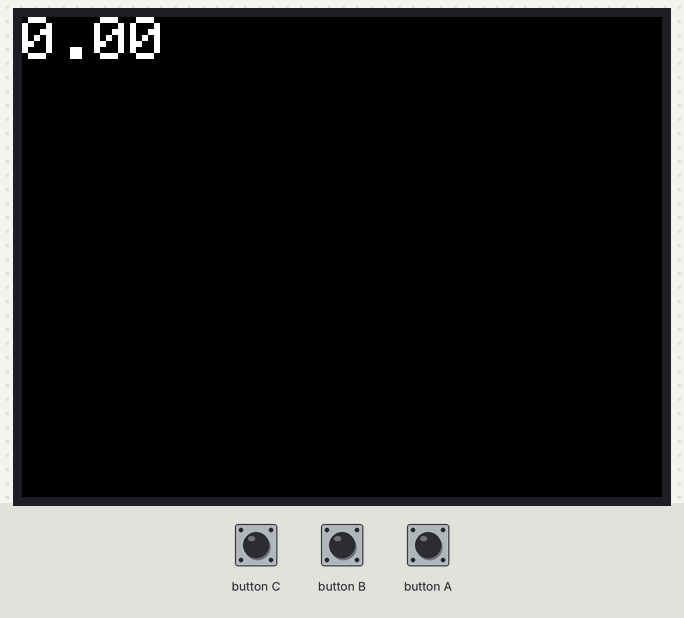
Bench run of a sketch on a simulated ESP32. On the bench: 320×240 colour display. The inputs (shaded band) are chosen by the test bench.

Above: at 1.3 s.
1.4 s: button C pressed for 0.15 s
At 1.56 s:
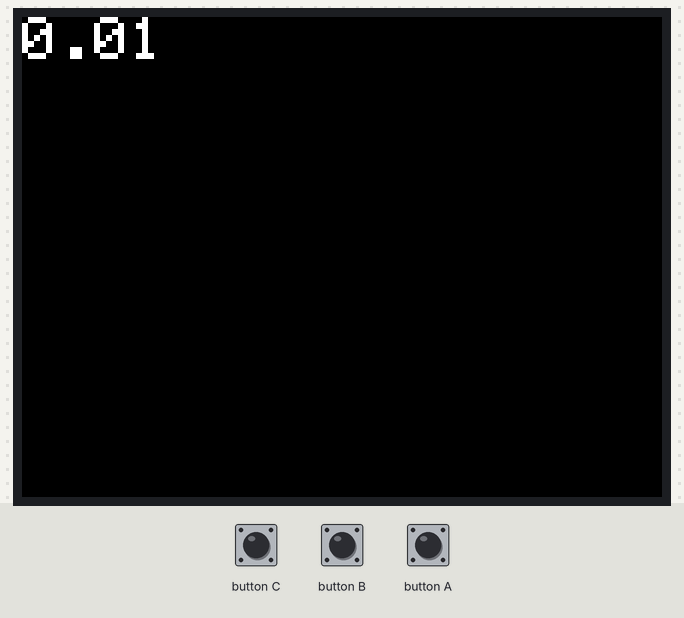
3.5 s: button C pressed for 1 s
At 4.4 s:
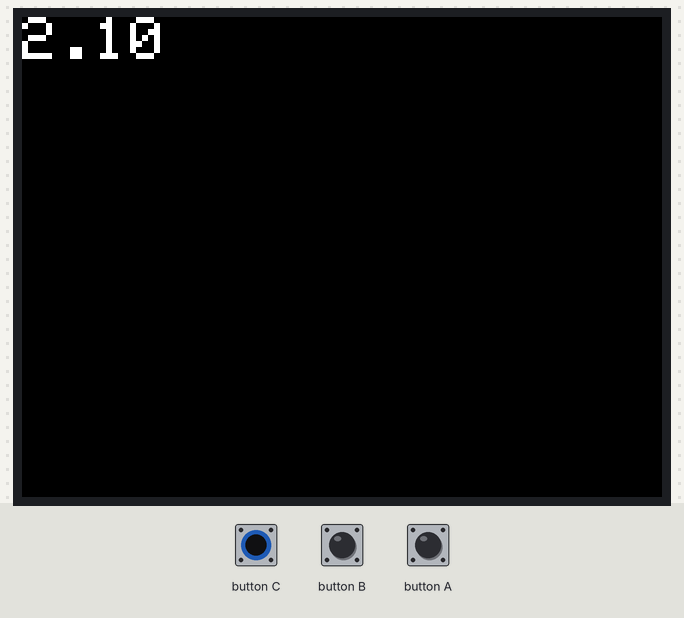
Timing chart, 0 to 6.5 s (numbered marks = the images above; inputs shaded):
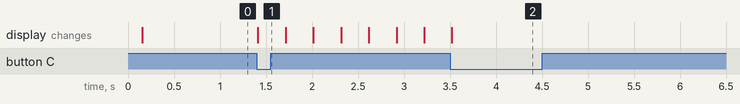

Measured:
- after the input at 1.4 s, the display: changes at once (image 1)

The sketch:

00_template.ino
```cpp
#include <M5Stack.h>

bool is_measuring = false;
float accumulate_sec = 0;
float measure_sec = 0;
float start_sec = 0;

void setup() {
  M5.begin();
  M5.Lcd.setTextSize(3);
}

void loop() {
  M5.update();

  if (is_measuring) {
    if (M5.BtnC.wasPressed()) {
      is_measuring = false;
      //
      // タイマーをストップしたときの処理をここに追加
      //
    } else {
      measure_sec = millis() / 1000.0 - start_sec + accumulate_sec;
    }
  } else {
    if (M5.BtnA.wasPressed()) {
      measure_sec = 0;
      accumulate_sec = 0;
      //
      // タイマーをリセットしたときの処理をここに追加
      //
    }
    if (M5.BtnC.wasPressed()) {
      start_sec = millis() / 1000.0;
      accumulate_sec = measure_sec;
      is_measuring = true;
      //
      // タイマーをスタートしたときの処理をここに追加
      //
    }
  }
  //
  // 毎回行う処理をここに追加
  //
  M5.Lcd.setCursor(0, 0);
  M5.Lcd.print(measure_sec);
}
```
